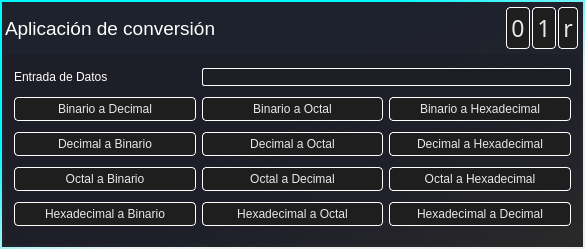
<?xml version="1.0" encoding="UTF-8"?>
<ui version="4.0">
 <class>MainWindow</class>
 <widget class="QMainWindow" name="MainWindow">
  <property name="geometry">
   <rect>
    <x>0</x>
    <y>0</y>
    <width>585</width>
    <height>249</height>
   </rect>
  </property>
  <property name="windowTitle">
   <string>MainWindow</string>
  </property>
  <property name="styleSheet">
   <string notr="true">QWidget#widget_Pading{
	background-color: qlineargradient(spread:pad, x1:0, y1:0, x2:0.585, y2:0.66, stop:0.505682 rgba(0, 248, 255, 255), stop:1 rgba(0, 0, 0, 0));
}
QWidget#widget{
	background-color: qlineargradient(spread:pad, x1:0, y1:0, x2:0.943191, y2:0.984, stop:0.685393 rgba(30, 30, 40, 250), stop:1 rgba(0, 0, 0, 210));	
}
QWidget#widget_2{
	background-color:qlineargradient(spread:pad, x1:0.40713, y1:0.511, x2:1, y2:1, stop:0 rgba(30,30,40, 237), stop:1 rgba(255, 255, 255, 0));
}
/* Botones */
QPushButton{
	background-color: rgb(30,30,30);
	border:1px solid rgb(255,255,255);
	border-radius:4px;
	color:rgba(255,255,255,0.9);
	padding:4px;
}
QPushButton:hover{
	font: 57 10pt &quot;MS Shell Dlg 2&quot;;
	background-color: rgba(30,30,30,0.8);
	border:1px solid rgb(255,255,255);
	border-radius:4px;
	color:rgba(255,255,255,0.7);
	padding:2px;
}
QPushButton:pressed{
	font: 57 9pt &quot;MS Shell Dlg 2&quot;;
	background-color: rgb(30,30,30);
	border:1px solid rgb(255,255,255);
	border-radius:4px;
	color:#ffffff;
	padding:30px;
}
QPushButton#pushButton:hover,#pushButton_2:hover,#pushButton_3:hover{
	font: 57 15pt &quot;Marlett&quot;;
	background-color:rgba(255,0,0,0.8);
	border: 1px solid rgb(255,255,255);
	border-radius:4px;
	color:rgba(255,255,255,0.74);
	padding:2px;
}
QPushButton#pushButton:pressed,#pushButton_2:pressed,#pushButton_3:pressed{
	font: 57 10pt &quot;Marlett&quot;;
	background-color:rgba(255,0,0,1);
	border: 1px solid rgb(255,255,255);
	border-radius:4px;
	color:#ffffff;
	padding:2px;
}
QLineEdit{
	color: #ffffff;
	background-color: rgba(27, 29, 35, 160);
	border: 1px solid rgb(255,255,255);
	border-radius: 2px;
	font: 14pt &quot;MS Shell Dlg 2&quot;;
}
/*   Modificacion de los labes*/
QLabel{
	background: transparent;
	color:#ffffff;
	font: 14pt &quot;MS Shell Dlg 2&quot;;
}</string>
  </property>
  <widget class="QWidget" name="centralwidget">
   <layout class="QGridLayout" name="gridLayout">
    <property name="leftMargin">
     <number>0</number>
    </property>
    <property name="topMargin">
     <number>0</number>
    </property>
    <property name="rightMargin">
     <number>0</number>
    </property>
    <property name="bottomMargin">
     <number>0</number>
    </property>
    <property name="spacing">
     <number>0</number>
    </property>
    <item row="0" column="0">
     <widget class="QWidget" name="widget_Pading" native="true">
      <layout class="QGridLayout" name="gridLayout_2">
       <property name="leftMargin">
        <number>2</number>
       </property>
       <property name="topMargin">
        <number>2</number>
       </property>
       <property name="rightMargin">
        <number>2</number>
       </property>
       <property name="bottomMargin">
        <number>2</number>
       </property>
       <property name="spacing">
        <number>2</number>
       </property>
       <item row="0" column="0">
        <widget class="QWidget" name="widget" native="true">
         <layout class="QVBoxLayout" name="verticalLayout">
          <property name="spacing">
           <number>3</number>
          </property>
          <property name="leftMargin">
           <number>3</number>
          </property>
          <property name="topMargin">
           <number>3</number>
          </property>
          <property name="rightMargin">
           <number>3</number>
          </property>
          <property name="bottomMargin">
           <number>3</number>
          </property>
          <item alignment="Qt::AlignTop">
           <widget class="QWidget" name="widget_3" native="true">
            <layout class="QHBoxLayout" name="horizontalLayout">
             <property name="spacing">
              <number>0</number>
             </property>
             <property name="leftMargin">
              <number>0</number>
             </property>
             <property name="topMargin">
              <number>0</number>
             </property>
             <property name="rightMargin">
              <number>0</number>
             </property>
             <property name="bottomMargin">
              <number>0</number>
             </property>
             <item>
              <widget class="QWidget" name="widget_5" native="true">
               <property name="sizePolicy">
                <sizepolicy hsizetype="Expanding" vsizetype="Preferred">
                 <horstretch>0</horstretch>
                 <verstretch>0</verstretch>
                </sizepolicy>
               </property>
               <layout class="QGridLayout" name="gridLayout_3">
                <property name="leftMargin">
                 <number>0</number>
                </property>
                <property name="topMargin">
                 <number>0</number>
                </property>
                <property name="rightMargin">
                 <number>0</number>
                </property>
                <property name="bottomMargin">
                 <number>0</number>
                </property>
                <property name="spacing">
                 <number>0</number>
                </property>
                <item row="0" column="0">
                 <widget class="QLabel" name="label">
                  <property name="font">
                   <font>
                    <family>MS Shell Dlg 2</family>
                    <pointsize>14</pointsize>
                    <italic>false</italic>
                    <bold>false</bold>
                   </font>
                  </property>
                  <property name="text">
                   <string>Aplicación de conversión</string>
                  </property>
                 </widget>
                </item>
               </layout>
              </widget>
             </item>
             <item alignment="Qt::AlignRight|Qt::AlignTop">
              <widget class="QWidget" name="widget_4" native="true">
               <layout class="QHBoxLayout" name="horizontalLayout_2">
                <property name="spacing">
                 <number>2</number>
                </property>
                <property name="leftMargin">
                 <number>2</number>
                </property>
                <property name="topMargin">
                 <number>2</number>
                </property>
                <property name="rightMargin">
                 <number>2</number>
                </property>
                <property name="bottomMargin">
                 <number>2</number>
                </property>
                <item>
                 <widget class="QPushButton" name="pushButton_3">
                  <property name="font">
                   <font>
                    <family>Marlett</family>
                    <pointsize>17</pointsize>
                   </font>
                  </property>
                  <property name="text">
                   <string>0</string>
                  </property>
                 </widget>
                </item>
                <item>
                 <widget class="QPushButton" name="pushButton_2">
                  <property name="font">
                   <font>
                    <family>Marlett</family>
                    <pointsize>17</pointsize>
                   </font>
                  </property>
                  <property name="text">
                   <string>1</string>
                  </property>
                 </widget>
                </item>
                <item>
                 <widget class="QPushButton" name="pushButton">
                  <property name="font">
                   <font>
                    <family>Marlett</family>
                    <pointsize>17</pointsize>
                   </font>
                  </property>
                  <property name="text">
                   <string>r</string>
                  </property>
                 </widget>
                </item>
               </layout>
              </widget>
             </item>
            </layout>
           </widget>
          </item>
          <item>
           <widget class="QWidget" name="widget_2" native="true">
            <property name="sizePolicy">
             <sizepolicy hsizetype="Preferred" vsizetype="Expanding">
              <horstretch>0</horstretch>
              <verstretch>0</verstretch>
             </sizepolicy>
            </property>
            <layout class="QGridLayout" name="gridLayout_4">
             <item row="4" column="0">
              <widget class="QPushButton" name="pushButton_13">
               <property name="text">
                <string>Hexadecimal a Binario</string>
               </property>
              </widget>
             </item>
             <item row="0" column="1" colspan="2">
              <widget class="QLineEdit" name="lineEdit">
               <property name="placeholderText">
                <string/>
               </property>
              </widget>
             </item>
             <item row="1" column="2">
              <widget class="QPushButton" name="pushButton_7">
               <property name="text">
                <string>Binario a Hexadecimal</string>
               </property>
              </widget>
             </item>
             <item row="4" column="1">
              <widget class="QPushButton" name="pushButton_14">
               <property name="text">
                <string>Hexadecimal a Octal</string>
               </property>
              </widget>
             </item>
             <item row="0" column="0">
              <widget class="QLabel" name="label_3">
               <property name="text">
                <string>Entrada de Datos</string>
               </property>
              </widget>
             </item>
             <item row="3" column="1">
              <widget class="QPushButton" name="pushButton_11">
               <property name="text">
                <string>Octal a Decimal</string>
               </property>
              </widget>
             </item>
             <item row="4" column="2">
              <widget class="QPushButton" name="pushButton_15">
               <property name="text">
                <string>Hexadecimal a Decimal</string>
               </property>
              </widget>
             </item>
             <item row="1" column="1">
              <widget class="QPushButton" name="pushButton_6">
               <property name="text">
                <string>Binario a Octal</string>
               </property>
              </widget>
             </item>
             <item row="3" column="0">
              <widget class="QPushButton" name="pushButton_10">
               <property name="text">
                <string>Octal a Binario</string>
               </property>
              </widget>
             </item>
             <item row="3" column="2">
              <widget class="QPushButton" name="pushButton_12">
               <property name="text">
                <string>Octal a Hexadecimal</string>
               </property>
              </widget>
             </item>
             <item row="2" column="1">
              <widget class="QPushButton" name="pushButton_8">
               <property name="text">
                <string>Decimal a Octal</string>
               </property>
              </widget>
             </item>
             <item row="2" column="2">
              <widget class="QPushButton" name="pushButton_9">
               <property name="text">
                <string>Decimal a Hexadecimal</string>
               </property>
              </widget>
             </item>
             <item row="2" column="0">
              <widget class="QPushButton" name="pushButton_5">
               <property name="text">
                <string>Decimal a Binario</string>
               </property>
              </widget>
             </item>
             <item row="1" column="0">
              <widget class="QPushButton" name="pushButton_4">
               <property name="text">
                <string>Binario a Decimal</string>
               </property>
              </widget>
             </item>
            </layout>
           </widget>
          </item>
         </layout>
        </widget>
       </item>
      </layout>
     </widget>
    </item>
   </layout>
  </widget>
 </widget>
 <resources/>
 <connections>
  <connection>
   <sender>pushButton</sender>
   <signal>clicked()</signal>
   <receiver>MainWindow</receiver>
   <slot>close()</slot>
   <hints>
    <hint type="sourcelabel">
     <x>611</x>
     <y>32</y>
    </hint>
    <hint type="destinationlabel">
     <x>635</x>
     <y>31</y>
    </hint>
   </hints>
  </connection>
  <connection>
   <sender>pushButton_3</sender>
   <signal>clicked()</signal>
   <receiver>MainWindow</receiver>
   <slot>showMinimized()</slot>
   <hints>
    <hint type="sourcelabel">
     <x>531</x>
     <y>32</y>
    </hint>
    <hint type="destinationlabel">
     <x>635</x>
     <y>5</y>
    </hint>
   </hints>
  </connection>
 </connections>
</ui>
